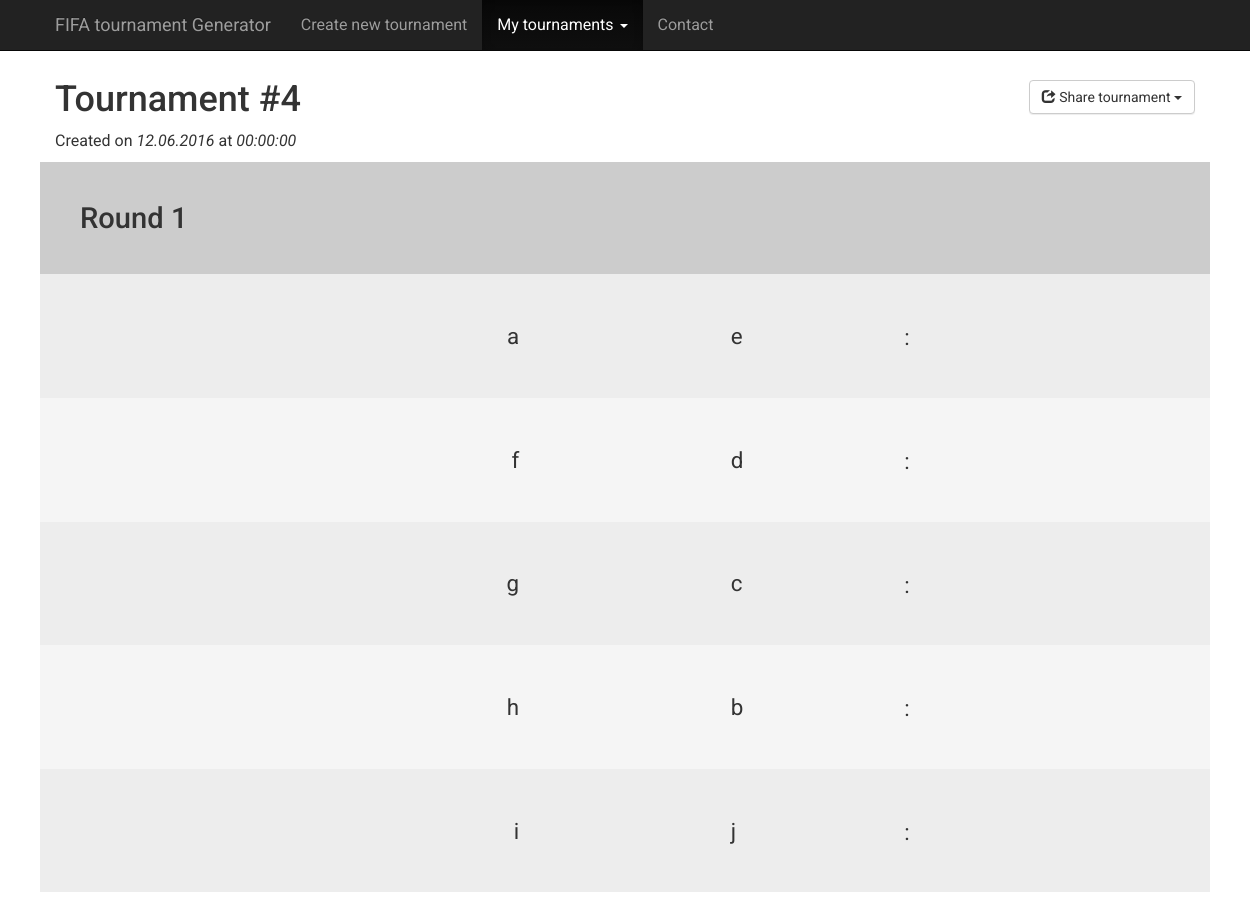
/tournament/scores.php?id=4 (upper part), run on an earlier commit of the app's database.
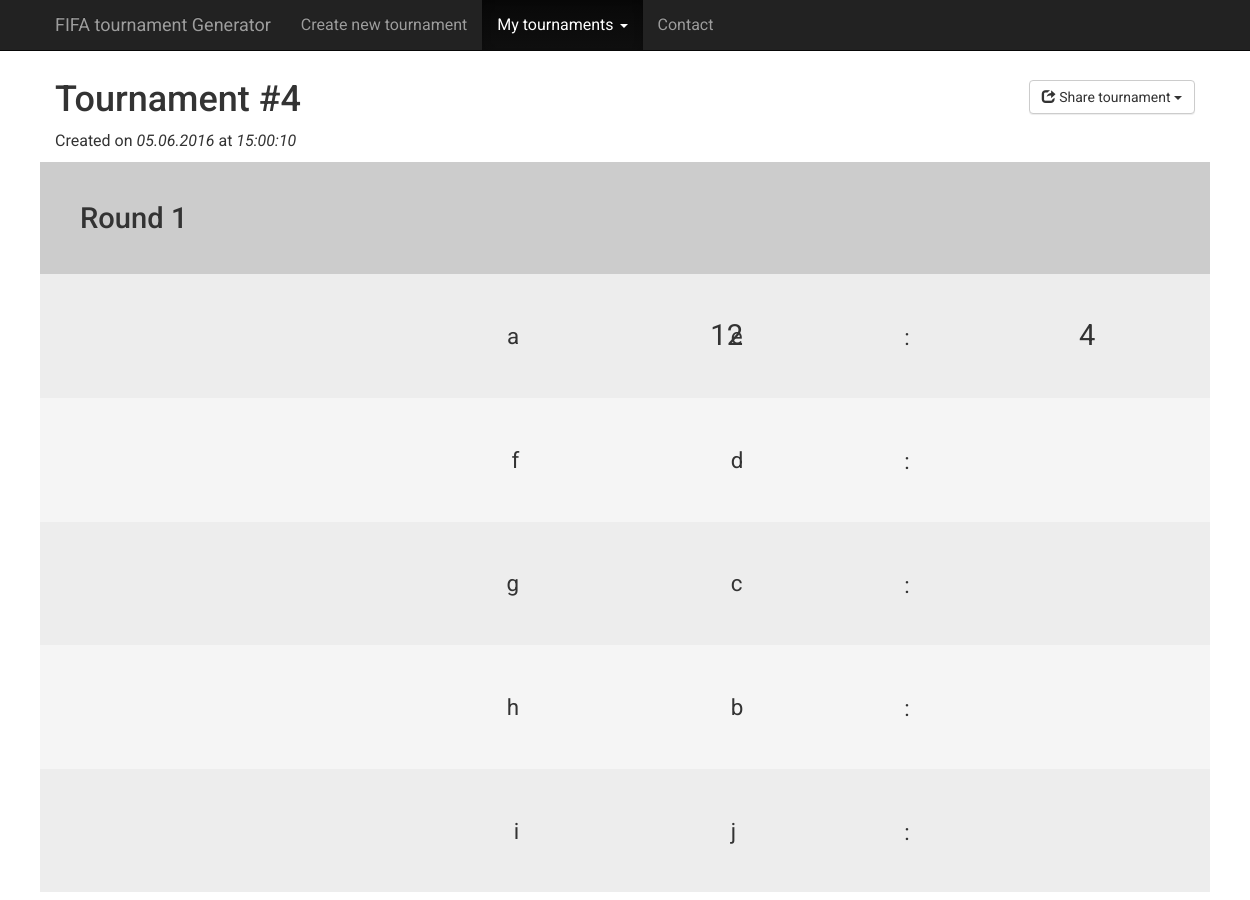
And on a later commit of the database.
### tables this page shows
CREATE TABLE `tournaments` (
  `id` int(11) NOT NULL,
  `title` varchar(60) DEFAULT NULL,
  `created_at` datetime NOT NULL DEFAULT CURRENT_TIMESTAMP,
  `type` varchar(60) NOT NULL,
  `players` text NOT NULL,
  `rounds` text NOT NULL,
  `fixtures` text NOT NULL,
  `admin_token` char(6) NOT NULL
);

### tournament/scores.php (the view, shortened to what this page needs)
<!DOCTYPE html>
<head>
  <link rel="stylesheet" href="https://maxcdn.bootstrapcdn.com/bootstrap/3.3.6/css/bootstrap.min.css">
  <link rel="stylesheet" href="https://maxcdn.bootstrapcdn.com/bootstrap/3.3.6/css/bootstrap-theme.min.css">
  <link rel="stylesheet" href="/FIFA-Generator/css/scores.css" media="screen" charset="utf-8">
</head>
<body>
  <nav class="navbar navbar-inverse navbar-fixed-top">
    <div class="container">
      <div class="navbar-header">
        <a href="/FIFA-Generator/." class="navbar-brand">FIFA tournament Generator</a>
      </div>
        <div id="navbar" class="collapse navbar-collapse">
          <ul class="nav navbar-nav">
            <li><a href="/FIFA-Generator/">Create new tournament</a></li>
            <li class="active dropdown">
                <a href="#" data-toggle="dropdown" class="dropdown-toggle">My tournaments <span class="caret"></span></a>
            </li>
            <li><a href="#contact">Contact</a></li>
          </ul>
        </div>
      </div>
  </nav>
  <div class="container">
    <?php
			$dbc = new mysqli(HOST, LOGIN, PASSWORD, DATABASE) or die( 'błąd' );
      $dbc->query('SET NAMES utf8');
      $id = $dbc->real_escape_string($_GET["id"]);
      $query = "SELECT * FROM `tournaments` WHERE (`id`=$id)";
      $data = $dbc->query($query);
      $row = mysqli_fetch_array($data);
      $title = ($row["title"]!=null) ? $row["title"] : "Tournament #".$id;
      $players = json_decode($row["players"], true);
      $rounds = json_decode($row["rounds"], true);
      $results = json_decode($row["fixtures"], true);
      $adminToken = $row["admin_token"];
      $admin = (isset($_GET["admin"]) && $_GET["admin"] == $adminToken ) ? true: false;
      $offset = isset($_GET["page"]) ? ($_GET["page"]-1 >= 0 ? $_GET["page"]-1 : 0) : 0;
      $date = strtotime($row["created_at"]);
      echo "<div class='row'>";
        echo "<div class='col-xs-12 col-sm-12 col-md-6 col-lg-6'>";
          echo "<h1 class='tournament-name'>$title</h1>";
          echo "<p>Created on <span class='created_at'>".strftime("%d.%m.%Y</span> at <span class='created_at'>%H:%M:%S", $date)."</span></p>";
        echo "</div>";
        echo "<div class='col-xs-12 col-sm-12 col-md-6 col-lg-6 text-right-sm'>";
          echo '<div class="btn-group">';
            echo '<button type="button" class="btn btn-default dropdown-toggle" data-toggle="dropdown" aria-haspopup="true" aria-expanded="false"><span class="glyphicon glyphicon-share" aria-hidden="true"></span> Share tournament <span class="caret"></span></button>';
          echo '</div>';
        echo "</div>";
      echo "</div>";
      for($x=$offset*2; $x<$offset*2+2; $x++){
        if( array_key_exists($x, $rounds) ){
          echo '<div class="round">';
          echo '<div class="row head"><h2>Round '.($x+1).'</h2></div>';
          for($y=0; $y<count($rounds[$x]); $y++){
            $teams = $rounds[$x][$y];
            $result = $results[$x][$y];
            $club1 = $players[ $teams[0] ]["club"];
            $club2 = $players[ $teams[1] ]["club"];
            if( count($players[ $teams[0] ]["players"]) > 1 ){
              $player1 = $players[ $teams[0] ]["players"][0]." & ".$players[ $teams[0] ]["players"][1];
            } else {
              $player1 = $players[ $teams[0] ]["players"][0];
            }
            if( count($players[ $teams[1] ]["players"]) > 1 ){
              $player2 = $players[ $teams[1] ]["players"][0]." & ".$players[ $teams[1] ]["players"][1];
            } else {
              $player2 = $players[ $teams[1] ]["players"][0];
            }
            $disabled = ($admin) ? "" : "disabled";
            echo '<div class="row">';
              if( !empty($club1) ){
                echo '<div class="col-xs-4 col-sm-4 col-md-5 col-lg-5 text-right"><p>'.html_entity_decode($club1, ENT_QUOTES).'</p><p class="name">'.html_entity_decode($player1, ENT_QUOTES).'</p></div>';
              } else {
                echo '<div class="col-xs-4 col-sm-4 col-md-5 col-lg-5 text-right"><p>'.html_entity_decode($player1, ENT_QUOTES).'</p></div>';
              }
              if( array_key_exists(0, $result) ){
                echo '<div class="col-xs-4 col-sm-4 col-md-2 col-lg-2 text-center"><input type="number" '.$disabled.' class="home correct" value="'.$result[0].'">:<input type="number" '.$disabled.' class="away correct" value="'.$result[1].'"></div>';
              } else {
                echo '<div class="col-xs-4 col-sm-4 col-md-2 col-lg-2 text-center"><input type="number" '.$disabled.' class="home" value="">:<input type="number" '.$disabled.' class="away" value=""></div>';
              }
              if( !empty($club1) ){
                echo '<div class="col-xs-4 col-sm-4 col-md-5 col-lg-5 text-left">'.html_entity_decode($club2, ENT_QUOTES).'</p><p class="name">'.html_entity_decode($player2, ENT_QUOTES).'</p></div>';
              } else {
                echo '<div class="col-xs-4 col-sm-4 col-md-5 col-lg-5 text-left"><p>'.html_entity_decode($player2, ENT_QUOTES).'</p></div>';
              }
            echo '</div>';
          }
          echo "</div>";
        }
      }
    ?>
  </div>
</body>

What changed in the data, as far as the page shows it:
changed tournaments "Tournament #4": created_at "12.06.2016 at 00:00:00" → "05.06.2016 at 15:00:10"
Also different on the page:
new list line: "12 4"
